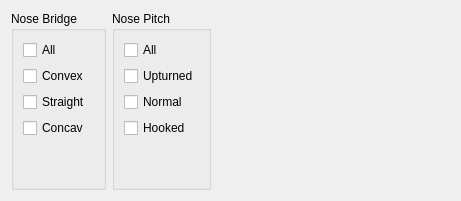
       <widget class="QWidget" name="noseBack">
        <layout class="QHBoxLayout" name="horizontalLayout_35">
         <item>
          <widget class="QGroupBox" name="groupBox_88">
           <property name="title">
            <string>Nose Bridge</string>
           </property>
           <layout class="QVBoxLayout" name="verticalLayout_83">
            <item>
             <widget class="QCheckBox" name="checkBox_416">
              <property name="text">
               <string>All</string>
              </property>
             </widget>
            </item>
            <item>
             <widget class="QCheckBox" name="checkBox_417">
              <property name="text">
               <string>Convex</string>
              </property>
             </widget>
            </item>
            <item>
             <widget class="QCheckBox" name="checkBox_418">
              <property name="text">
               <string>Straight</string>
              </property>
             </widget>
            </item>
            <item>
             <widget class="QCheckBox" name="checkBox_419">
              <property name="text">
               <string>Concav</string>
              </property>
             </widget>
            </item>
            <item>
             <spacer name="verticalSpacer_82">
              <property name="orientation">
               <enum>Qt::Vertical</enum>
              </property>
              <property name="sizeHint" stdset="0">
               <size>
                <width>20</width>
                <height>40</height>
               </size>
              </property>
             </spacer>
            </item>
           </layout>
          </widget>
         </item>
         <item>
          <widget class="QGroupBox" name="groupBox_89">
           <property name="title">
            <string>Nose Pitch</string>
           </property>
           <layout class="QVBoxLayout" name="verticalLayout_84">
            <item>
             <widget class="QCheckBox" name="checkBox_420">
              <property name="text">
               <string>All</string>
              </property>
             </widget>
            </item>
            <item>
             <widget class="QCheckBox" name="checkBox_421">
              <property name="text">
               <string>Upturned</string>
              </property>
             </widget>
            </item>
            <item>
             <widget class="QCheckBox" name="checkBox_422">
              <property name="text">
               <string>Normal</string>
              </property>
             </widget>
            </item>
            <item>
             <widget class="QCheckBox" name="checkBox_423">
              <property name="text">
               <string>Hooked</string>
              </property>
             </widget>
            </item>
            <item>
             <spacer name="verticalSpacer_83">
              <property name="orientation">
               <enum>Qt::Vertical</enum>
              </property>
              <property name="sizeHint" stdset="0">
               <size>
                <width>20</width>
                <height>40</height>
               </size>
              </property>
             </spacer>
            </item>
           </layout>
          </widget>
         </item>
         <item>
          <spacer name="horizontalSpacer_38">
           <property name="orientation">
            <enum>Qt::Horizontal</enum>
           </property>
           <property name="sizeHint" stdset="0">
            <size>
             <width>239</width>
             <height>20</height>
            </size>
           </property>
          </spacer>
         </item>
        </layout>
       </widget>
